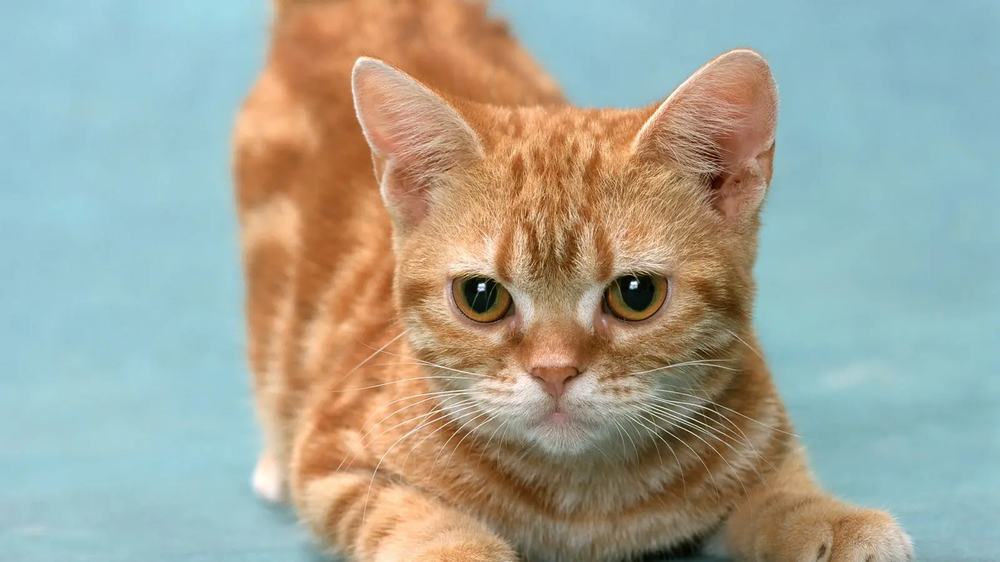
#> input picture img/cat0.png, 1000 x 562 px, shrunk from 1600 x 900 before the run
$ python '03_split&merge_demo.py'
#> lines starting #> are read from the running program, lines starting #| are printed output that depends on the picture
import cv2 as cv
import matplotlib.pyplot as plt

img = cv.imread('img/cat0.png')
#> img is the input picture: shape (562, 1000, 3); mean B, G, R 151.7, 165.4, 163.3
# path split
b, g, r = cv.split(img)
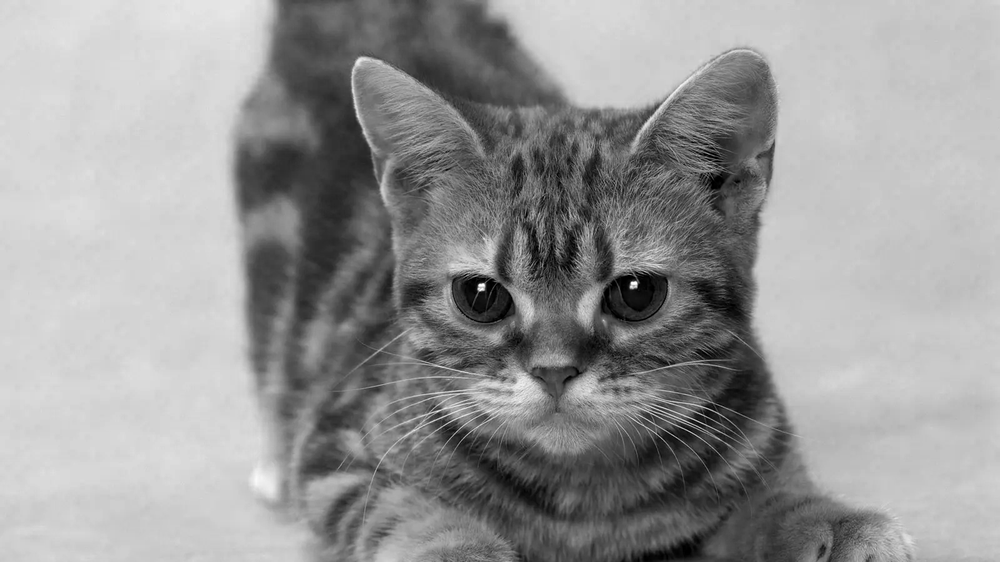
#> b: shape (562, 1000); min 0, max 255, mean 151.7
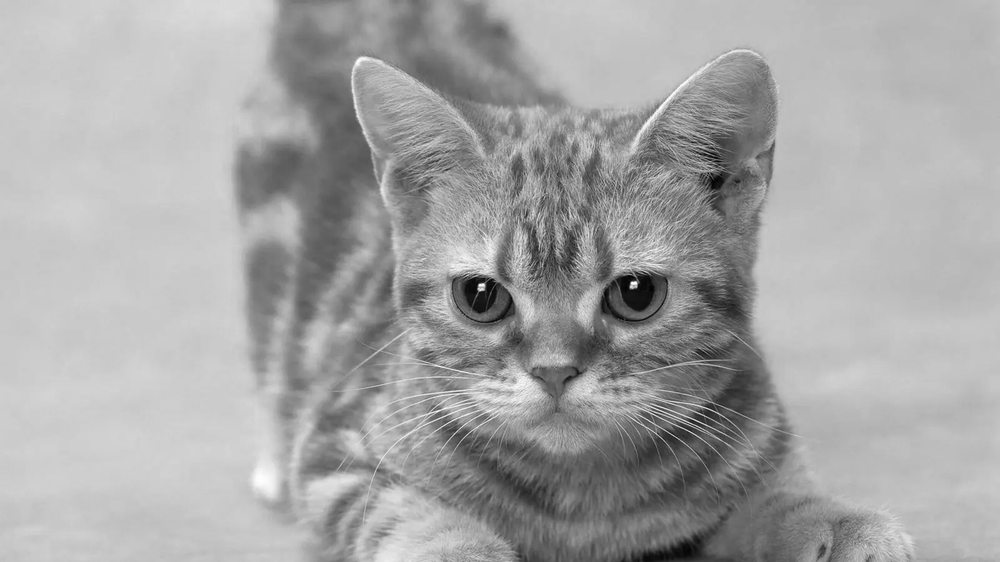
#> g: shape (562, 1000); min 0, max 255, mean 165.4
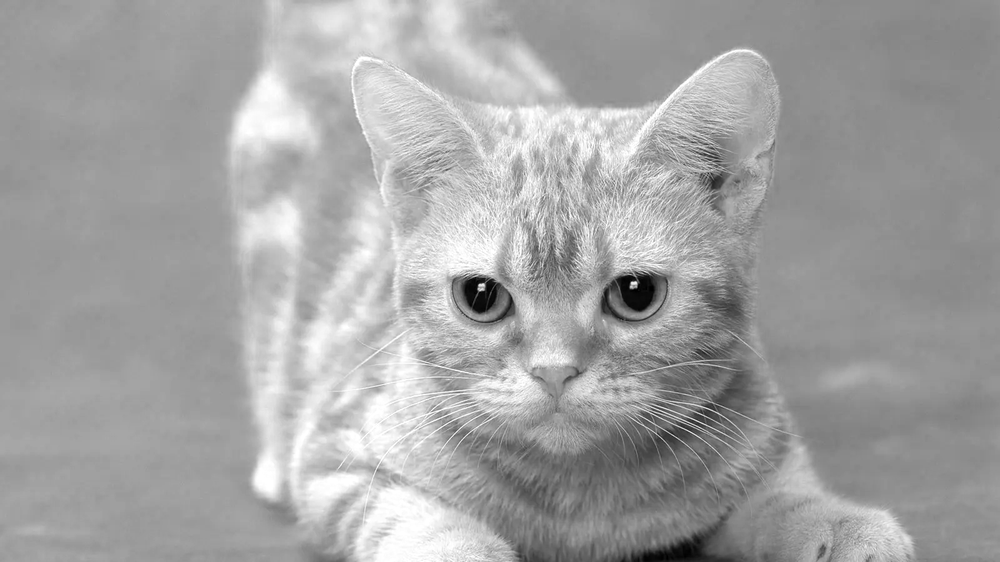
#> r: shape (562, 1000); min 0, max 255, mean 163.3
# path merge
img = cv.merge((b, g, r))
plt.imshow(img[:, :, ::-1])
plt.title('plt_cat'), plt.xticks([]), plt.yticks([])
plt.show()

$ run again, with img/cat1.png copied over img/cat0.png
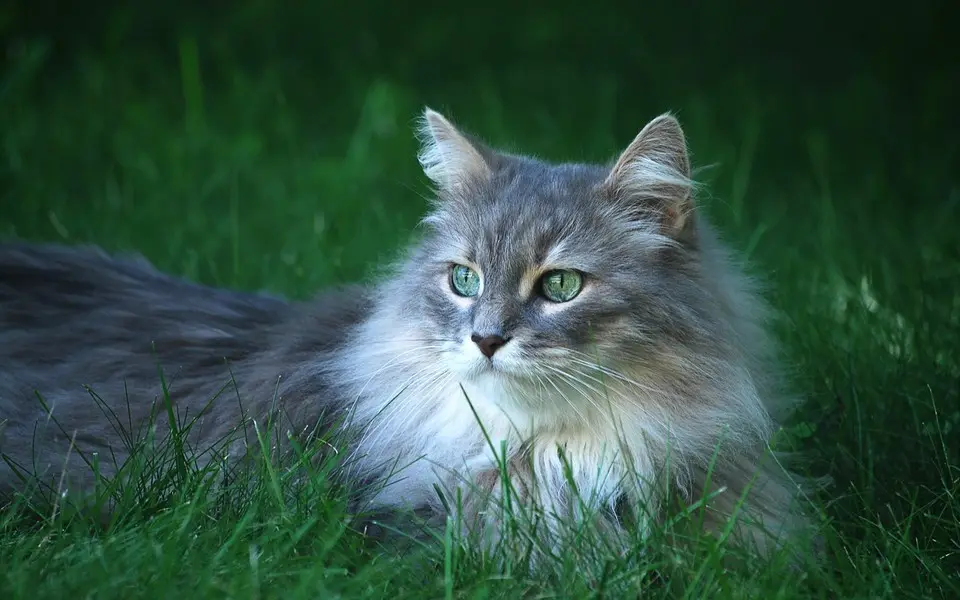
#> input picture img/cat1.png, 960 x 600 px
#> img is the input picture: shape (600, 960, 3); mean B, G, R 65.4, 79.6, 49.7
#> `b, g, r = cv.split(img)`:
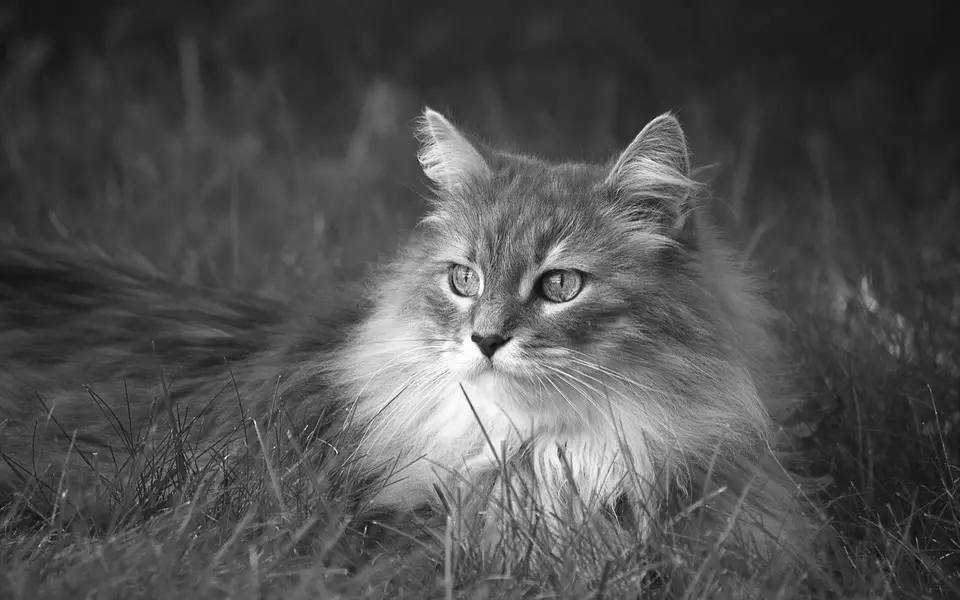
#> g: shape (600, 960); min 4, max 255, mean 79.6
#> `b, g, r = cv.split(img)`:
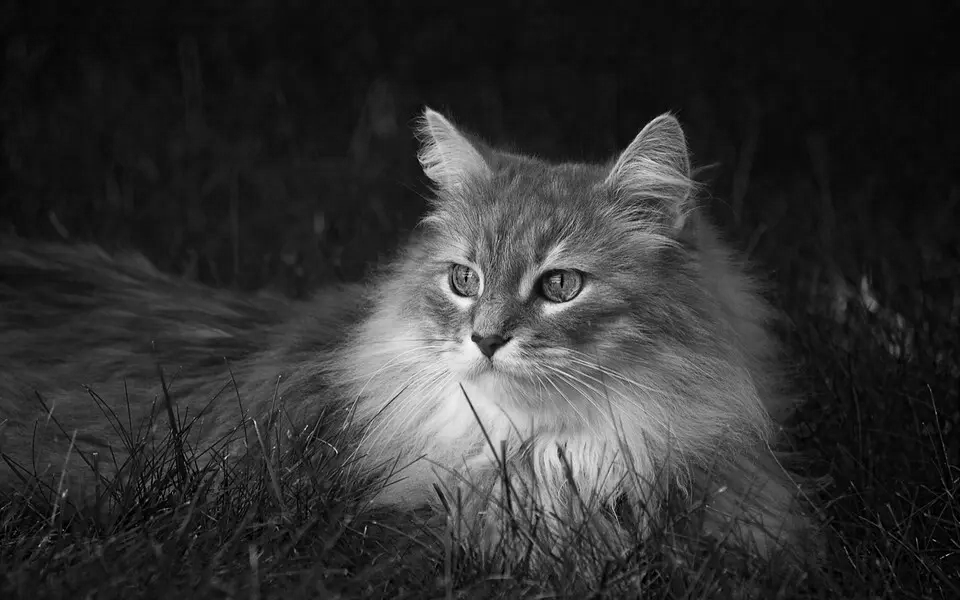
#> r: shape (600, 960); min 0, max 255, mean 49.7
